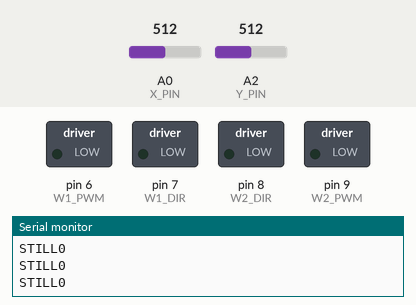
This sketch was run on a simulated Arduino Uno, built with avr-gcc and run on an emulated ATmega328P. Parts: switched loads named in the sketch (green lamp = pin HIGH), the last lines printed to the serial monitor. Inputs (shaded band) come from the test bench; at power-on: A0 (X_PIN) = 512, A2 (Y_PIN) = 512.

Above: at 1.2 s.
1.3 s: A0 (X_PIN) set to 682
2.8 s: A0 (X_PIN) set to 701
At 3.1 s:
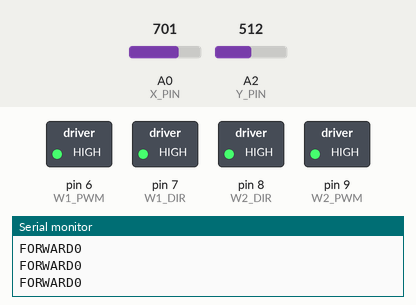
4.3 s: A0 (X_PIN) set to 290
At 5.5 s:
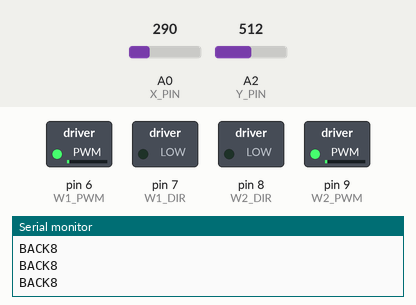
5.8 s: A0 (X_PIN) set to 122
At 7.0 s:
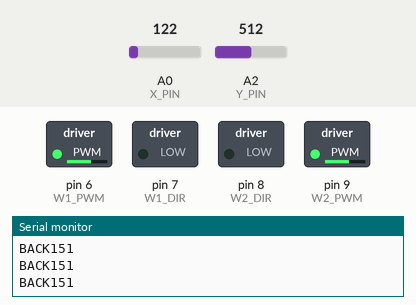
7.3 s: A0 (X_PIN) set to 0
At 8.4 s:
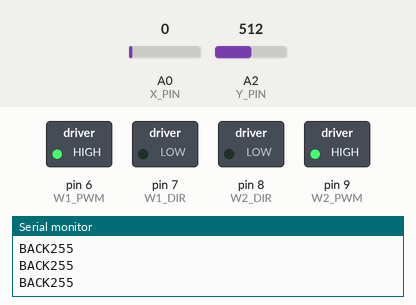
8.8 s: A0 (X_PIN) set to 710
At 9.9 s:
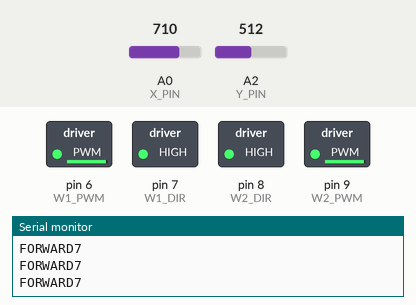
Timing chart, 0 to 11.3 s (numbered marks = the images above; inputs shaded):
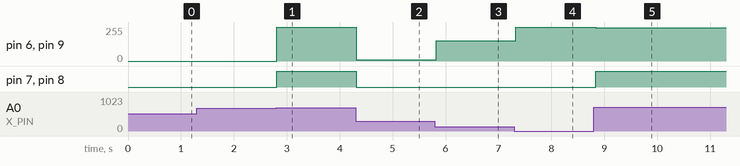

The sketch:

joystickbot.ino
```cpp
/*
 * Joystickbot
 *
 * Direct Joystick-over-serial controller for robot
 *
 */

const int W1_PWM = 6;
const int W1_DIR = 7;
const int W2_DIR = 8;
const int W2_PWM = 9;
const int X_PIN = 0;
const int Y_PIN = 2;
enum Direction { STILL, FORWARD, BACK, LEFT, RIGHT };

void setup() {
  // put your setup code here, to run once:
  Serial.begin(9600);
  pinMode(W1_PWM, OUTPUT);
  pinMode(W1_DIR, OUTPUT);
  pinMode(W2_DIR, OUTPUT);
  pinMode(W2_PWM, OUTPUT);
}

void loop() {
  // put your main code here, to run repeatedly:
  int x = analogRead(X_PIN);
  int y = analogRead(Y_PIN);
  Direction dir = STILL;
  int power = 0;
  if (x >= 300 && x <= 700) {
    if (y >= 300 && y <= 700) {
        dir = STILL;
    } else if (y < 300) {
        dir = LEFT;
        power = map(y, 300, 0, 0, 255);
    } else {
      dir = RIGHT;
      power = map(y, 700, 1024, 0, 255);
    }
  } else if (x < 300) {
        dir = BACK;
        power = map(x, 300, 0, 0, 255);
  } else {
        dir = FORWARD;
        power = map(x, 700, 1024, 0, 255);
  }

  switch(dir) {
    case FORWARD:
        Serial.print("FORWARD");
        digitalWrite(W1_DIR, HIGH);
        analogWrite(W1_PWM, 255 - power);
        digitalWrite(W2_DIR, HIGH);
        analogWrite(W2_PWM, 255 - power);
      break;
    case BACK:
        Serial.print("BACK");
        digitalWrite(W1_DIR, LOW);
        analogWrite(W1_PWM, power);
        digitalWrite(W2_DIR, LOW);
        analogWrite(W2_PWM, power);
      break;
    case LEFT:
        Serial.print("LEFT");
        digitalWrite(W1_DIR, HIGH);
        analogWrite(W1_PWM, 255 - power);
        digitalWrite(W2_DIR, LOW);
        analogWrite(W2_PWM, power);
      break;
    case RIGHT:
        Serial.print("RIGHT");
        digitalWrite(W1_DIR, LOW);
        analogWrite(W1_PWM, power);
        digitalWrite(W2_DIR, HIGH);
        analogWrite(W2_PWM, 255 - power);
      break;
    default:
        Serial.print("STILL");
        digitalWrite(W1_DIR, LOW);
        analogWrite(W1_PWM, 0);
        digitalWrite(W2_DIR, LOW);
        analogWrite(W2_PWM, 0);
      break;
  }

  Serial.print(power);
  Serial.write("\n");

  delay(100);
}
```

Measured:
- the behaviour switches between 700 and 701 on A0 (X_PIN) (found by bisection; images 0 and 1)
- after the input at 2.8 s, pin 6 (W1_PWM), pin 9 (W2_PWM): 0/255 → 255/255 at once; pin 7 (W1_DIR), pin 8 (W2_DIR): LOW → HIGH at once
- after the input at 4.3 s, pin 6 (W1_PWM), pin 9 (W2_PWM): 255/255 → 8/255 at once; pin 7 (W1_DIR), pin 8 (W2_DIR): HIGH → LOW at once
- after the input at 5.8 s, pin 6 (W1_PWM), pin 9 (W2_PWM): 8/255 → 151/255 at once
- after the input at 7.3 s, pin 6 (W1_PWM), pin 9 (W2_PWM): 151/255 → 255/255 at once
- after the input at 8.8 s, pin 6 (W1_PWM), pin 9 (W2_PWM): 255/255 → 248/255 at once; pin 7 (W1_DIR), pin 8 (W2_DIR): LOW → HIGH at once
